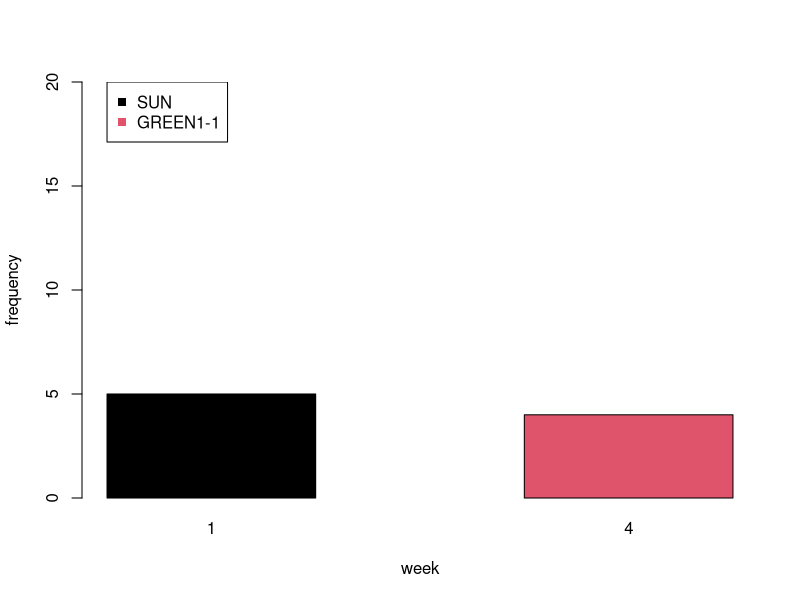
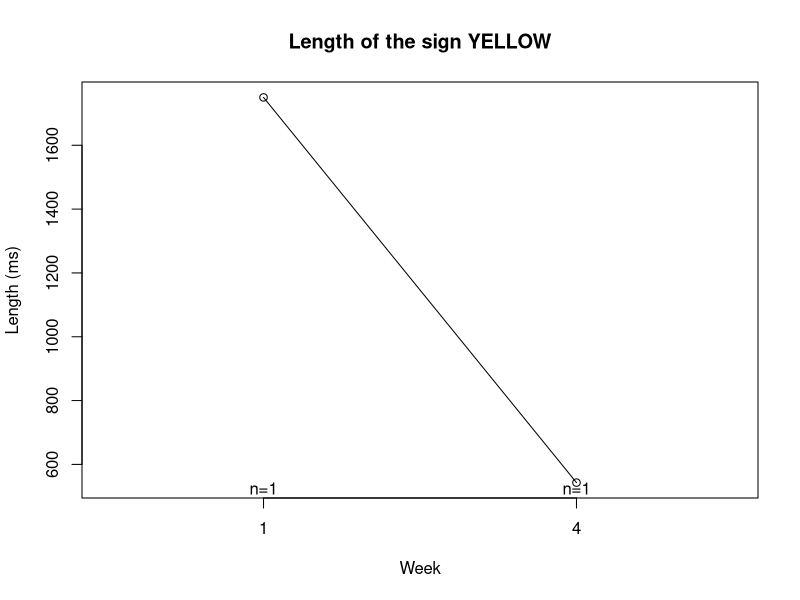
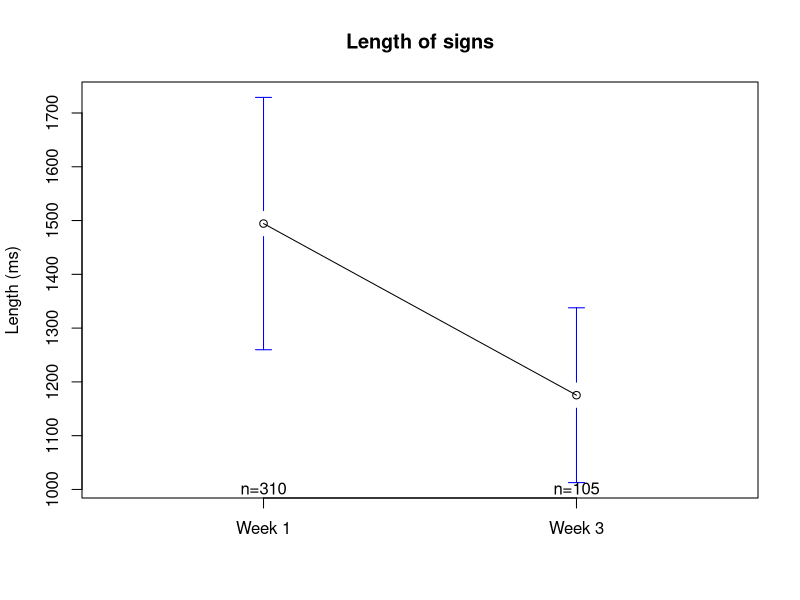
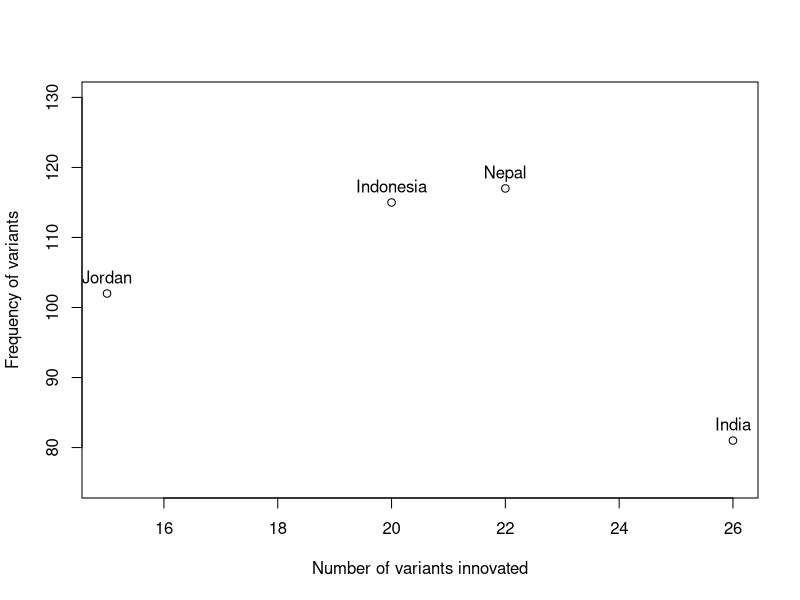

Here is the R script that generated these plots, in order: (Note: this script raises an error after producing the figures.)
library(ggplot2)
library(lme4)
setwd("~/Documents/MPI/KangSukColours/ColourExperiment/analysis/")

d = read.csv("../data/processedData/variants_processed.csv", stringsAsFactors = F)


d$trial_value = as.character(d$trial_value)  # legacy compatibility
colourNumbers = c("1","5",'6',"7","14",'18','24')
colourNames = c("red",'brown','white','black','green','yellow','pink')
names(colourNames) = colourNumbers
colourNamesDark = c("red", 'orange','gray', 'black', 'dark green','gold', 'pink')


d = d[d$trial_value %in% colourNumbers,]

d$trialColourName = colourNames[as.character(d$trial_value)]
d$trialColourName = factor(d$trialColourName, levels = colourNames)




###########
sun = table(d[d$sign_value=="SUN",]$week)
yellow = table(d[d$sign_value=="GREEN1-1",]$week)

barplot(rbind(sun,yellow), beside=T, xlab='week', ylab='frequency', ylim=c(0,20),col=1:2)
legend(1,20,legend=c("SUN","GREEN1-1"), col=1:2, pch=15)

# pdf("../results/descriptive/graphs/IconicityByWeek.pdf")
# barplot(table(d$iconic,d$week), col=1:2, xlab='Week')
# legend(1.5,150,legend=c("Iconic","Not iconic"), col=2:1, pch=15)
# dev.off()

# w1 = table(d[d$week==1,]$iconic, d[d$week==1,]$trialColourName)
# w4 = table(d[d$week==4,]$iconic, d[d$week==4,]$trialColourName)
# 
# 
# pdf("../results/descriptive/graphs/IconicityByWeekByColour.pdf")
# barplot(cbind(w1,c(NA,NA),w4), col=1:2, las=2)
# abline(v=7.9)
# axis(1,line=2.5,at=c(4,12), labels=c("Week 1","Week 3"), tick=F, lwd=0)
# legend(1.5,150,legend=c("Iconic","Not iconic"), col=2:1, pch=15)
# dev.off()


library(gplots)
pdf("../results/descriptive/graphs/LengthByWeek_YELLOW.pdf")
plotmeans(d[d$sign_value=="YELLOW",]$sign_length~d[d$sign_value=="YELLOW",]$week, xlab='Week', ylab="Length (ms)", main='Length of the sign YELLOW')
dev.off()

pdf("../results/descriptive/graphs/LengthByWeek.pdf")
plotmeans(d$sign_length~d$week, xlab='', ylab="Length (ms)", main='Length of signs', legends = c("Week 1","Week 3"))
dev.off()

# pdf("../results/descriptive/graphs/IconicByWeekByPart.pdf", width=8, height=5)
# partIconic = table(d$iconic,d$speakerName,d$week)
# cbind(partIconic[,,1],partIconic[,,2])
# barplot(cbind(partIconic[,,1],partIconic[,,2]), col=1:2)
# abline(v=4.9)
# text(c(2.5,7.5),c(65,65), c("Week 1", "week 3"))
# legend(5,50, c("Iconic","Non-iconic"), col=2:1, pch=15)
# dev.off()


inventedBy = tapply(d$sign_value,d$inventedBy, function(X){length(unique(X))})
pdf("../results/descriptive/graphs/NumVarByFreq.pdf")
plot(
    as.vector(inventedBy), 
    as.vector(table(d$inventedBy)), 
    xlab='Number of variants innovated', ylab="Frequency of variants", col=1, ylim=c(75,130))
text(as.vector(inventedBy), as.vector(table(d$inventedBy)), names((inventedBy)),pos=3)
dev.off()

freqWithinVarByInventor = tapply(variants$freq_week_4_withinColour, variants$inventedBy, mean)

pdf("../results/descriptive/graphs/NumVarByFreq_withinColour.pdf")
plot(
  as.vector(inventedBy), 
  as.vector(freqWithinVarByInventor), 
  xlab='Number of variants innovated', ylab="Mean fitness of variants", col=1, ylim=c(0,0.15))
text(as.vector(inventedBy), as.vector(freqWithinVarByInventor), names((inventedBy)),pos=3)
dev.off()

# number of variants adopted
adopted = sapply(sort(unique(d$speakerName)), function(X){
  x = d[d$speakerName==X,]$inventedBy
  x2 = tapply(d[d$speakerName==X,]$sign_value, d[d$speakerName==X,]$inventedBy, function(z){length(unique(z))})
  sum(x2[names(x2)!=X])
})
pdf("../results/descriptive/graphs/AdoptedVsInvented.pdf")
plot(inventedBy,adopted, ylim=c(0,35), xlim=c(0,35), xlab="Number of variants invented", ylab="Number of variants adopted")
abline(0,1, col='gray')
text(inventedBy,adopted,names(inventedBy), pos=3)
dev.off()

pdf("../results/descriptive/graphs/NumVariants.pdf", width=8, height=5)
cols = rainbow(2)
barplot(matrix(tapply(d$sign_value, paste(d$speakerName,d$week), function(X){length(unique(X))}), nrow=2), beside = T, names.arg = sort(unique(d$speakerName)), col=cols, main='Number of variants used')
legend(9,80,c("Week 1","week 3"), col=cols, pch=15)
dev.off()

week1L = tapply(d[d$director==d$speaker & d$week==1,]$sign_length, d[d$director==d$speaker & d$week==1,]$trialColourName, mean,na.rm=T)
week4L = tapply(d[d$director==d$speaker & d$week==4,]$sign_length, d[d$director==d$speaker & d$week==4,]$trialColourName, mean,na.rm=T)


pdf("../results/descriptive/graphs/LengthOfSignsByColour.pdf")
plot(c(0.5,2.5),range(c(week1L,week4L),na.rm=T), type='n', ylab='Sign length (ms)', xlab='Week', xaxt="n")
axis(1,at=1:2, c("Week 1", "week 3"))
points(rep(1,length(week1L)), week1L, col=colourNamesDark, pch=16)
points(rep(2,length(week4L)), week4L, col=colourNamesDark, pch=16)
for(i in 1:length(week1L)){
  lines(c(1,2),c(week1L[i],week4L[i]), col=colourNamesDark[i])
}
dev.off()

for(i in 1:length(colourNames)){
 plotmeans(sign_length~week, data = d[d$director==d$speaker & d$trialColourName==colourNames[i], ], add=i!=1, col=colourNamesDark[i])
}

week1L.trial = tapply(d[d$director==d$speaker & d$week==1,]$trial_length, d[d$director==d$speaker & d$week==1,]$trialColourName, mean)
week4L.trial = tapply(d[d$director==d$speaker & d$week==4,]$trial_length, d[d$director==d$speaker & d$week==4,]$trialColourName, mean)

barplot(rbind(week1L.trial, week4L.trial),beside = T, col=rep(colourNames,each=2), ylab='Trial length')



myData <- aggregate(d[d$director==d$speaker,]$trial_length,
  by = list(colour = d[d$director==d$speaker,]$trialColourName, d[d$director==d$speaker,]$week),
  FUN = function(x) c(mean = mean(x), sd = sd(x),
  n = length(x)))

myData <- do.call(data.frame, myData)
myData$se <- myData$x.sd / sqrt(myData$x.n)
colnames(myData) = c('Colour','Week','mean','sd','n','se')

dodge <- position_dodge(width = 0.9)
limits <- aes(ymax = myData$mean + myData$se, ymin = myData$mean - myData$se)


p <- ggplot(data = myData, aes(x = Colour, y = mean, group = Week))

pdf("../results/descriptive/graphs/LengthOfTrialsByColourAndWeek_gg.pdf")
p + geom_bar(stat = "identity", position = 'dodge', fill=rep(colourNames,each=2)) +
  geom_errorbar(limits, position = dodge, width = 0.25) +
  theme(axis.text.x=element_text(), axis.ticks.x=element_blank(),
        axis.title.x=element_blank(), plot.title=element_text("Trial Length")) + ylab("Trial length (ms)") +
    scale_colour_manual(values=colourNames)
dev.off()

######
myData <- aggregate(d[d$director==d$speaker,]$sign_length,
                    by = list(colour = d[d$director==d$speaker,]$trialColourName, d[d$director==d$speaker,]$week),
                    FUN = function(x) c(mean = mean(x), sd = sd(x),
                                        n = length(x)))

myData <- do.call(data.frame, myData)
myData$se <- myData$x.sd / sqrt(myData$x.n)
colnames(myData) = c('Colour','Week','mean','sd','n','se')

dodge <- position_dodge(width = 0.9)
limits <- aes(ymax = myData$mean + myData$se, ymin = myData$mean - myData$se)


p <- ggplot(data = myData, aes(x = Colour, y = mean, group = Week))

pdf("../results/descriptive/graphs/LengthOfSignsByColourAndWeek_gg.pdf")
p + geom_bar(stat = "identity", position = 'dodge', fill=rep(colourNames,each=2)) +
  geom_errorbar(limits, position = dodge, width = 0.25) +
  theme(axis.text.x=element_text(), axis.ticks.x=element_blank(),
        axis.title.x=element_blank(), plot.title=element_text("Sign Length")) + ylab("Sign length (ms)") +
  scale_colour_manual(values=colourNames)
dev.off()

####

pdf("../results/descriptive/graphs/LengthOfTrialsByColour.pdf")
plot(c(0.5,2.5),range(c(week1L.trial,week4L.trial)), type='n', ylab='Trial length (ms)', xlab='Week', xaxt="n")
axis(1,at=1:2, c("Week 1", "week 3"))
points(rep(1,length(week1L.trial)), week1L.trial, col=colourNamesDark, pch=16)
points(rep(2,length(week4L.trial)), week4L.trial, col=colourNamesDark, pch=16)
for(i in 1:length(week1L)){
  lines(c(1,2),c(week1L.trial[i],week4L.trial[i]), col=colourNamesDark[i])
}
dev.off()

plotmeans(sign_length~trialColourName,  d[d$director==d$speaker & d$week==1,], connect = F, col = colourNames, pch=16, barcol = 1,xlab='Colour', ylab='Sign length (ms)')
plotmeans(sign_length~trialColourName,  d[d$director==d$speaker & d$week==4,], connect = F, col = colourNames, pch=16, barcol = 1,xlab='Colour', ylab='Sign length (ms)', add=T)


###########

variants = read.csv('../data/processedData/variants_summary.csv', stringsAsFactors = F)

d$BodyAnchor = variants[match(d$sign_value, variants$sign),]$BodyAnchor

w1 = table(d[d$week==1,]$Indexicality,d[d$week==1,]$trialColourName)
w1 = w1[,c("red",'black','white','brown','green','yellow','pink')]
w3 = table(d[d$week==4,]$Indexicality,d[d$week==4,]$trialColourName)
w3 = w3[,c("red",'black','white','brown','green','yellow','pink')]

xtab = cbind(w1,c(NA,NA,NA), w3)

pdf("../results/descriptive/graphs/BodyAnchoredByColourByWeek.pdf", width=6, height = 5)
barplot(xtab, col=3:5, las=2)
legend(12,30,c('No','Yes',"Yes, Body Anchored"), col=3:5, pch=15)
axis(1,line=2.5,at=c(4,12), labels=c("Week 1","Week 3"), tick=F, lwd=0)
dev.off()





pdf("../results/descriptive/graphs/FreqWeek1_vs_FreqWeek2.pdf", width=5, height=5)
plot(variants$freq_week_1, jitter(variants$freq_week_4), pch=16, col=rgb(0,0,0,0.2), ylab='Frequency in week 3', xlab='Frequency in week 1')
dev.off()

pdf("../results/descriptive/graphs/FreqWeek1_vs_FreqWeek2_withinColour.pdf", width=5, height=5)
plot(variants$freq_week_1_withinColour, jitter(variants$freq_week_4_withinColour), pch=16, col=variants$colourName, ylab='Frequency in week 3', xlab='Frequency in week 1')
dev.off()

week1 = tapply(d[d$trial_value %in% colourNumbers & d$week==1,]$sign_value, d[d$trial_value %in% colourNumbers & d$week==1,]$trial_value, function(X){length(unique(X,na.rm=T))})
week4 = tapply(d[d$trial_value %in% colourNumbers & d$week==4,]$sign_value, d[d$trial_value %in% colourNumbers & d$week==4,]$trial_value, function(X){length(unique(X,na.rm=T))})

xtab = cbind(week1,week4)

pdf("../results/descriptive/graphs/NumberOfVariantsByColourByWeek.pdf", width=8, height=5)
barplot(xtab,beside=T, col=colourNames[rownames(xtab)], main='Number of Variants')
dev.off()

xtab2 = week1
xtab2 = sort(xtab2)

propBodyAnchor = tapply(d$Indexicality,d$trial_value,function(X){sum(X %in% c("Yes-body","Yes"),na.rm=T)/length(X)})
propBodyAnchor = propBodyAnchor[as.character(rownames(xtab2))]

pdf("../results/descriptive/graphs/NumberOfVariantsByColourByWeek_sorted.pdf", width=8, height=5)
barplot(xtab2,beside=T, col=colourNames[rownames(xtab2)], main='', names.arg = colourNames[rownames(xtab2)], ylim=c(0,45), ylab='Number of variants in week 1')
#text(seq(0.75,8,length.out=7),xtab2+2,
#     paste(round(propBodyAnchor*100),"%",sep=''))
dev.off()

pdf("../results/descriptive/graphs/NumberOfVariantsBy_by_Indexicality.pdf", width=4, height=5)
plot(xtab2, propBodyAnchor, pch=16, col=colourNames[rownames(xtab2)], xlab='Number of variants in week 1', ylab='Proportion of indexical variants', cex=2)
points(xtab2[1], propBodyAnchor[1], pch=1, col=1, cex=2)
points(xtab2[7], propBodyAnchor[7], pch=1, col=1, cex=2)
dev.off()


####
# Try marking

variants$check.any = variants$check >0

plotmeans(freq_week_4_withinColour ~
            paste(TryMarked>0,Teach>0),
          data = variants[!(!(variants$TryMarked>0) & (variants$Teach>0)),],
          legends = c("No Try Mark","Try Marking","Try Marking & Teaching"),
          xlab="", ylab='Fitness of variants')

plotmeans(variants$freq_week_4_withinColour~
            paste(variants$colourName,variants$TryMarked>0),
          col = rep(colourNamesDark,each=2), pch=c(16,15))

plotmeans(variants$freq_week_4_withinColour ~ 
            paste(variants$colourName,variants$check.any),
          col = rep(colourNamesDark,each=2), pch=c(16,15))

### sign origin

plotmeans(freq_week_4_withinColour~ origin, data=variants[variants$origin %in% c("ISL","JSL","NSL"),])

#######

library(party)

variants$iconic = as.factor(variants$iconic)
variants$inventedBy = as.factor(variants$inventedBy)
variants$indexical = as.factor(variants$indexical)
variants$TeachT = as.factor(variants$Teach>0)
variants$TryMarkedT = as.factor(variants$TryMarked>0)
f = ctree(freq_week_4_withinColour ~ 
       #     freq_week_1 + 
        #    indexical + 
         #   TeachT +
            TryMarked,
          #  check + 
           # inventedBy + 
       #     factor(colourName), 
       data=variants, control=ctree_control(mincriterion = 0.1))
plot(f, terminal_panel=node_barplot)


d3 = d
d3$freq_week_4[is.na(d3$freq_week_4)] = 0
d3$freq_week4_withinColour[is.na(d3$freq_week4_withinColour)] = 0

d3 = d3[d3$freq_week4_withinColour>0,]

for(i in c('Indexicality','speakerName')){
  d3[,i] = as.factor(d3[,i])
}

f2 = ctree(freq_week4_withinColour ~ 
             Indexicality + 
             T0Check + 
             speakerName + 
             Teach + 
             TryMarked, 
           data=d3, 
           control=ctree_control(mincriterion = 0.75))
plot(f2, inner_panel=node_inner(f2,id=F),terminal_panel=node_barplot)
